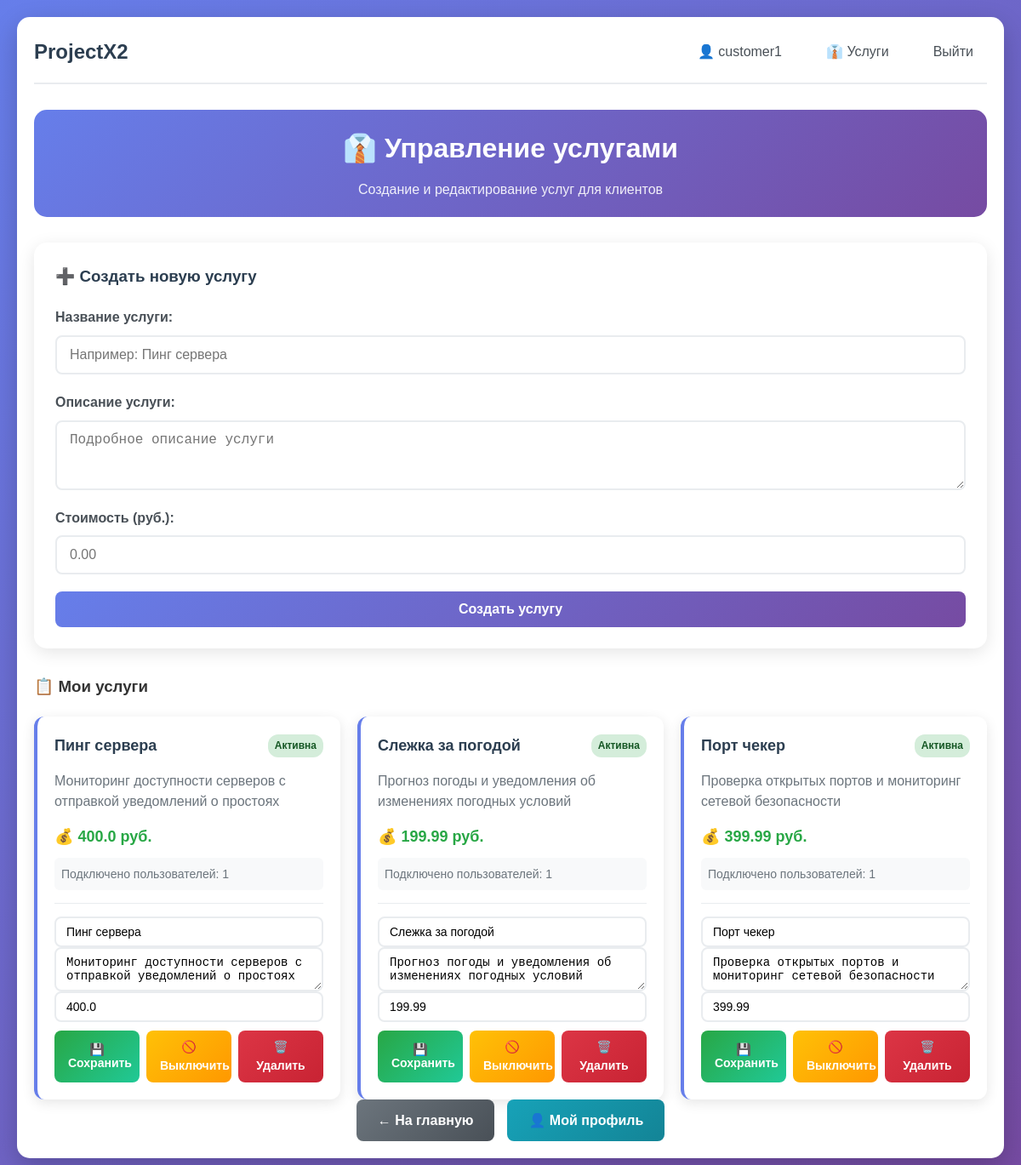
The app's page /customer/services (signed in) with its own data.
### app.py (models this page shows, shortened)
class User(UserMixin, db.Model):
    __tablename__ = 'users'
    id = db.Column(db.Integer, primary_key=True)
    username = db.Column(db.String(64), unique=True, nullable=False)
    email = db.Column(db.String(120), unique=True, nullable=False)
    password_hash = db.Column(db.String(256), nullable=False)
    role = db.Column(db.String(20), nullable=False)
    created_at = db.Column(db.DateTime, default=datetime.utcnow)
    is_active = db.Column(db.Boolean, default=True)
    services = db.relationship('UserService', backref='user', lazy=True)
    balance = db.Column(db.Float, default=0.0)  # Баланс для клиентов

class Service(db.Model):
    id = db.Column(db.Integer, primary_key=True)
    name = db.Column(db.String(100), nullable=False)
    description = db.Column(db.Text, nullable=False)
    price = db.Column(db.Float, default=0.0)
    is_active = db.Column(db.Boolean, default=True)
    created_at = db.Column(db.DateTime, default=datetime.utcnow)
    customer_id = db.Column(db.Integer, db.ForeignKey('users.id'), nullable=False)
    users = db.relationship('UserService', backref='service', lazy=True)

### app.py (the view)
@app.route('/customer/services')
@login_required
def customer_services():
    if current_user.role != 'customer':
        flash('Доступ запрещен. Только для заказчиков.', 'error')
        return redirect(url_for('index'))
    services = Service.query.filter_by(customer_id=current_user.id).order_by(Service.created_at.desc()).all()
    return render_template('customer_services.html', services=services)

### app.py (called while the page is built)
@login_manager.user_loader
def load_user(user_id):
    return User.query.get(int(user_id))

### templates/customer_services.html (shortened to what this page needs)
{% extends "base.html" %}
{% block content %}
<div class="admin-container">
    <div class="admin-header">
        <h2>👔 Управление услугами</h2>
        <p class="admin-subtitle">Создание и редактирование услуг для клиентов</p>
    </div>
    <div class="service-form-card">
        <h3>➕ Создать новую услугу</h3>
        <form method="POST" action="{{ url_for('create_service') }}" class="auth-form">
            <div class="form-group">
                <label for="name">Название услуги:</label>
                <input type="text" id="name" name="name" class="form-input" required
                       placeholder="Например: Пинг сервера">
            </div>
            <div class="form-group">
                <label for="description">Описание услуги:</label>
                <textarea id="description" name="description" class="form-input" required
                          placeholder="Подробное описание услуги" rows="3"></textarea>
            </div>
            <div class="form-group">
                <label for="price">Стоимость (руб.):</label>
                <input type="number" id="price" name="price" class="form-input" required
                       step="0.01" min="0" placeholder="0.00">
            </div>
            <button type="submit" class="btn btn-primary btn-full">Создать услугу</button>
        </form>
    </div>
    <div class="services-list">
        <h3>📋 Мои услуги</h3>
        {% if services %}
            <div class="services-grid">
                {% for service in services %}
                <div class="service-card">
                    <div class="service-header">
                        <h4>{{ service.name }}</h4>
                        <span class="service-status status-{{ 'active' if service.is_active else 'inactive' }}">
                            {{ 'Активна' if service.is_active else 'Неактивна' }}
                        </span>
                    </div>
                    <p class="service-description">{{ service.description }}</p>
                    <div class="service-price">
                        💰 {{ service.price }} руб.
                    </div>
                    <div class="service-stats">
                        <span>Подключено пользователей: {{ service.users|length }}</span>
                    </div>
                    <form method="POST" action="{{ url_for('update_service', service_id=service.id) }}"
                          class="service-edit-form">
                        <div class="form-group">
                            <input type="text" name="name" value="{{ service.name }}"
                                   class="form-input form-input-sm" required>
                        </div>
                        <div class="form-group">
                            <textarea name="description" class="form-input form-input-sm"
                                      rows="2" required>{{ service.description }}</textarea>
                        </div>
                        <div class="form-group">
                            <input type="number" name="price" value="{{ service.price }}"
                                   step="0.01" min="0" class="form-input form-input-sm" required>
                        </div>
                        <div class="service-actions">
                            <button type="submit" class="btn btn-sm btn-success">💾 Сохранить</button>
                            <a href="{{ url_for('toggle_service', service_id=service.id) }}"
                               class="btn btn-sm btn-{{ 'warning' if service.is_active else 'info' }}">
                                {{ '🚫 Выключить' if service.is_active else '✅ Включить' }}
                            </a>
                            <a href="{{ url_for('delete_service', service_id=service.id) }}"
                               class="btn btn-sm btn-danger"
                               onclick="return confirm('Удалить услугу «{{ service.name }}»?')">
                                🗑️ Удалить
                            </a>
                        </div>
                    </form>
                </div>
                {% endfor %}
            </div>
        {% else %}
            <div class="empty-state">
                <div class="empty-icon">📭</div>
                <h4>Услуги не найдены</h4>
                <p>Создайте свою первую услугу для клиентов.</p>
            </div>
        {% endif %}
    </div>
    <div class="admin-actions">
        <a href="{{ url_for('index') }}" class="btn btn-secondary">← На главную</a>
        <a href="{{ url_for('profile') }}" class="btn btn-info">👤 Мой профиль</a>
    </div>
</div>
{% endblock %}

### templates/base.html (shortened to what this page needs)
<!DOCTYPE html>
<html lang="ru">
<head>
    <link rel="stylesheet" href="{{ url_for('static', filename='css/style.css') }}">
</head>
<body>
    <div class="container">
        <nav class="navbar">
            <h1><a href="/" class="nav-logo">ProjectX2</a></h1>
            <div class="nav-links">
                {% if current_user.is_authenticated %}
                    <a href="/profile" class="nav-link">👤 {{ current_user.username }}</a>
                    {% if current_user.role == 'admin' %}
                        <a href="/admin/users" class="nav-link">👑 Админка</a>
                    {% elif current_user.role == 'customer' %}
                        <a href="/customer/services" class="nav-link">👔 Услуги</a>
                    {% elif current_user.role == 'client' %}
                        <a href="/client/services" class="nav-link">📦 Мои услуги</a>
                    {% endif %}
                    <a href="/logout" class="nav-link">Выйти</a>
                {% else %}
                    <a href="/login" class="nav-link">Войти</a>
                    <a href="/register" class="nav-link">Регистрация</a>
                {% endif %}
            </div>
        </nav>
        <main>
            {% block content %}{% endblock %}
        </main>
    </div>
</body>
</html>

### static/css/style.css (style rules this page uses)
* { margin: 0; padding: 0; box-sizing: border-box; }
body { font-family: 'Arial', sans-serif; line-height: 1.6; color: #333; background: linear-gradient(135deg, #667eea 0%, #764ba2 100%); min-height: 100vh; padding: 20px; }
.container { max-width: 1200px; margin: 0 auto; background: white; padding: 20px; border-radius: 15px; box-shadow: 0 10px 30px rgba(0, 0, 0, 0.2); }
.navbar { display: flex; justify-content: space-between; align-items: center; margin-bottom: 30px; padding-bottom: 15px; border-bottom: 2px solid #e9ecef; }
.nav-logo { text-decoration: none; color: #2c3e50; font-size: 24px; font-weight: bold; }
.nav-links { display: flex; gap: 20px; align-items: center; }
.nav-link { text-decoration: none; color: #495057; padding: 8px 16px; border-radius: 8px; transition: all 0.3s ease; font-weight: 500; }
.auth-form { display: flex; flex-direction: column; gap: 20px; }
.form-group { display: flex; flex-direction: column; }
.form-group label { margin-bottom: 8px; font-weight: 600; color: #495057; }
.form-input, .form-select { padding: 12px 15px; border: 2px solid #e9ecef; border-radius: 8px; font-size: 16px; transition: border-color 0.3s ease; }
.btn { padding: 12px 25px; border: none; border-radius: 8px; cursor: pointer; font-size: 16px; text-decoration: none; display: inline-block; text-align: center; transition: all 0.3s ease; font-weight: 600; }
.btn-primary { background: linear-gradient(135deg, #667eea 0%, #764ba2 100%); color: white; }
.btn-success { background: linear-gradient(135deg, #28a745 0%, #20c997 100%); color: white; }
.btn-danger { background: linear-gradient(135deg, #dc3545 0%, #c82333 100%); color: white; }
.btn-secondary { background: linear-gradient(135deg, #6c757d 0%, #495057 100%); color: white; }
.btn-info { background: linear-gradient(135deg, #17a2b8 0%, #138496 100%); color: white; }
.btn-sm { padding: 8px 16px; font-size: 14px; }
.btn-full { width: 100%; }
.container { animation: fadeIn 0.6s ease-out; }
.status-active { color: #28a745; font-weight: bold; }
.admin-container { max-width: 1400px; margin: 0 auto; }
.admin-header { text-align: center; margin-bottom: 30px; padding: 20px; background: linear-gradient(135deg, #667eea 0%, #764ba2 100%); border-radius: 15px; color: white; }
.admin-header h2 { margin: 0; font-size: 32px; }
.admin-subtitle { margin: 10px 0 0 0; opacity: 0.9; font-size: 16px; }
.btn-warning { background: linear-gradient(135deg, #ffc107 0%, #ff9800 100%); color: white; }
.admin-actions { display: flex; gap: 15px; justify-content: center; flex-wrap: wrap; }
.service-form-card { background: white; border-radius: 15px; padding: 25px; box-shadow: 0 5px 20px rgba(0,0,0,0.1); margin-bottom: 30px; }
.service-form-card h3 { margin: 0 0 20px 0; color: #2c3e50; }
.services-grid { display: grid; grid-template-columns: repeat(auto-fit, minmax(350px, 1fr)); gap: 20px; margin-top: 20px; }
.service-card { background: white; border-radius: 12px; padding: 20px; box-shadow: 0 4px 15px rgba(0,0,0,0.1); border-left: 4px solid #667eea; }
.service-header { display: flex; justify-content: space-between; align-items: center; margin-bottom: 15px; }
.service-header h4 { margin: 0; color: #2c3e50; font-size: 18px; }
.service-status { padding: 4px 8px; border-radius: 12px; font-size: 12px; font-weight: bold; }
.status-active { background-color: #d4edda; color: #155724; }
.service-description { color: #6c757d; margin-bottom: 15px; line-height: 1.5; }
.service-price { font-size: 18px; font-weight: bold; color: #28a745; margin-bottom: 10px; }
.service-stats { font-size: 14px; color: #6c757d; margin-bottom: 15px; padding: 8px; background: #f8f9fa; border-radius: 6px; }
.service-edit-form { border-top: 1px solid #e9ecef; padding-top: 15px; margin-top: 15px; }
.form-input-sm { padding: 8px 12px; font-size: 14px; }
.service-actions { display: flex; gap: 8px; flex-wrap: wrap; margin-top: 10px; }
.service-actions .btn { flex: 1; min-width: 100px; }

### records on screen
User: username "customer1"
Service: name "Пинг сервера", is_active "Активна", description "Мониторинг доступности серверов с отправкой уведомлений о простоях", price "400.0", users|length "1", is_active "🚫 Выключить"
Service: name "Слежка за погодой", is_active "Активна", description "Прогноз погоды и уведомления об изменениях погодных условий", price "199.99", users|length "1", is_active "🚫 Выключить"
Service: name "Порт чекер", is_active "Активна", description "Проверка открытых портов и мониторинг сетевой безопасности", price "399.99", users|length "1", is_active "🚫 Выключить"
